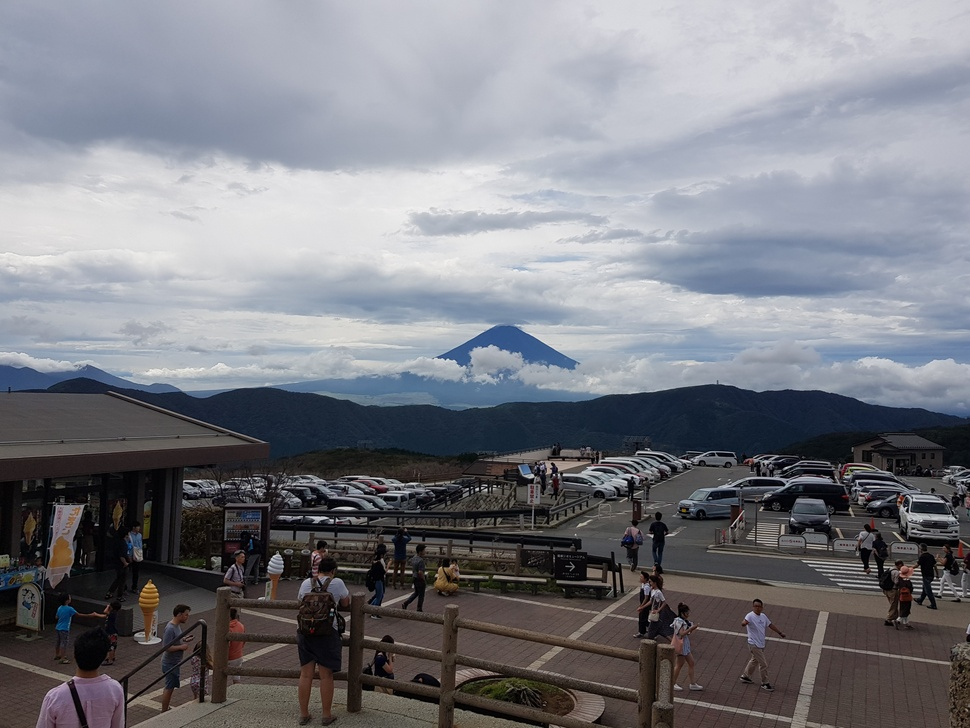
#> input picture testdata/20180901_134306.jpg, 970 x 728 px, shrunk from 3821 x 2867 before the run
$ python main.py --path testdata/20180901_134306.jpg   (older library calls are emulated)
#> lines starting #> are read from the running program, lines starting #| are printed output that depends on the picture
### _gradient.py
import cv2
import numpy as np
from scipy import ndimage

# [18 lines left out: functions prewitt, roberts, not called in this run]

# Different Edge Operator
def get_gradient(img_o, ksize, gtype):
    if gtype == 'scharr':
        X = cv2.Scharr(img_o, cv2.CV_32F, 1, 0) / 50.0
        Y = cv2.Scharr(img_o, cv2.CV_32F, 0, 1) / 50.0
    elif gtype == 'prewitt':
        X, Y = prewitt(img_o)
    elif gtype == 'sobel':
        X = cv2.Sobel(img_o,cv2.CV_32F,1,0,ksize=5)  / 50.0
        Y = cv2.Sobel(img_o,cv2.CV_32F,0,1,ksize=5)  / 50.0
    elif gtype == 'roberts':
        X, Y = roberts(img_o)
    else:
        print('Not suppported type!')
        exit()

    # Blur the Gradient to smooth the edge
    X = cv2.GaussianBlur(X, ksize, 0)
    Y = cv2.GaussianBlur(Y, ksize, 0)
    return X, Y

### main.py
import math
import shutil
import random
import argparse
import numpy as np
import cv2, imageio
import os, subprocess
from _gradient import get_gradient

def draw_order(h, w, scale):
    order = []
    for i in range(0, h, scale):
        for j in range(0, w, scale):
            y = random.randint(-scale // 2, scale // 2) + i
            x = random.randint(-scale // 2, scale // 2) + j
            order.append((y % h, x % w))
    return order

def main(args):

    import time
    brush_width = int(args.brush_width)
    quant = float(args.palette)    # Color come from palette(limited colours)

    img_path = args.path.rsplit(".", -1)

    if img_path[1] == 'gif':
        os.makedirs(img_path[0])
        # Convert gif into jpgs
        subprocess.call(('convert -verbose -coalesce %s %s/no.jpg' % (args.path, img_path[0])).split())
        imgs_path = [(img_path[0]+'/no-'+str(i)+'.jpg') for i in range(len(os.listdir(img_path[0])))]
    else:
        imgs_path = [args.path]

    # Process the image / gif
    result = []
    for path in imgs_path:
        print("\n" + path)
        img = cv2.imread(path)
#> img is the input picture: shape (728, 970, 3); mean B, G, R 131.1, 124.4, 123.1

        # Get the gradient of image (Using sobel, scharr, prewitt, or roberts)
        print("Gradient: "); s = time.time()
        r = 2 * int(img.shape[0] / 50) + 1
        Gx, Gy = get_gradient(cv2.cvtColor(img, cv2.COLOR_BGR2GRAY), (r, r), args.gradient)
#> in get_gradient, `X = cv2.GaussianBlur(X, ksize, 0)`:
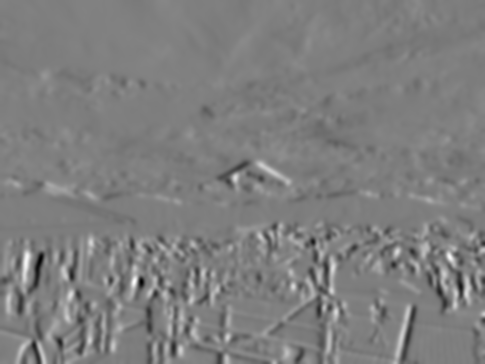
#> X: shape (728, 970) float32 (shown at 1/2 size); min -22.53, max 22.9, mean 0; drawn with min black and max white
#> in get_gradient, `Y = cv2.GaussianBlur(Y, ksize, 0)`:
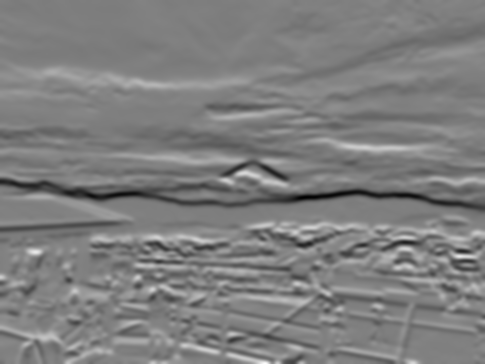
#> Y: shape (728, 970) float32 (shown at 1/2 size); min -28.89, max 28.5, mean -0.4; drawn with min black and max white
        Gh = np.sqrt(np.sqrt(np.square(Gx) + np.square(Gy)))    # Length of the ellipse
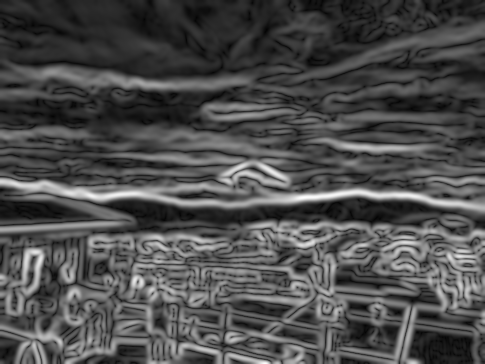
#> Gh: shape (728, 970) float32 (shown at 1/2 size); min 0.0388, max 5.41, mean 1.66; drawn with min black and max white
        Ga = (np.arctan2(Gy, Gx) / np.pi) * 180 + 90            # Angle of the ellipse
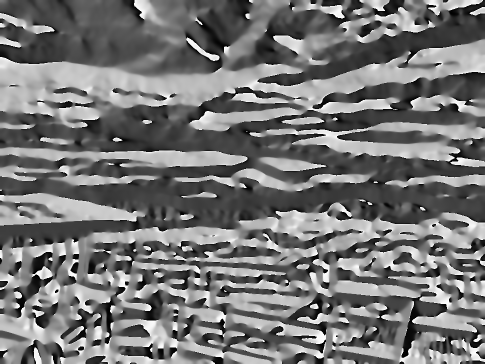
#> Ga: shape (728, 970) float32 (shown at 1/2 size); min -90, max 270, mean 76.8; drawn with min black and max white
        print("%.4f secs." % float(time.time() - s))

        print("Drawing"); s = time.time()
        canvas = cv2.medianBlur(img, 11)    # Make the image artlistic
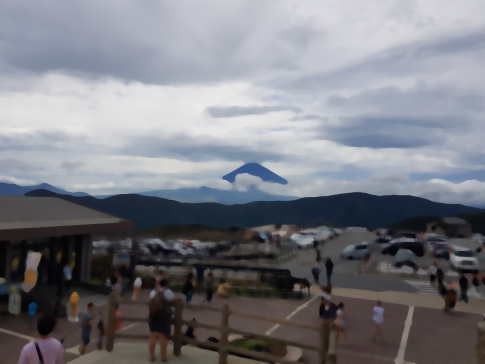
#> canvas: shape (728, 970, 3) (shown at 1/2 size); mean B, G, R 130.2, 123.4, 122.2
        order = draw_order(img.shape[0], img.shape[1], scale=brush_width*2)

        # Draw the ellipse
        colors = np.array(img, dtype=np.float)
        for i, (y, x) in enumerate(order):
            length = int(round(brush_width + brush_width * Gh[y, x]))
            # Select color
            if quant != 0: color = np.array([round(colors[y,x][0]/quant)*quant+random.randint(-5,5),
                round(colors[y,x][1]/quant)*quant+random.randint(-5,5), round(colors[y,x][2]/quant)*quant+random.randint(-5,5)], dtype=np.float)
            else: color = colors[y,x]

            cv2.ellipse(canvas, (x, y), (length, brush_width), Ga[y, x], 0, 360, color, -1, cv2.LINE_AA)
#> this loop made 7081 passes
#> (length, color) on passes 1 to 8: (8, [177, 161, 154]), (11, [55, 60, 75]), (9, [180, 164, 158]), (10, [183, 167, 161]), (10, [184, 168, 162]), (10, [182, 166, 160]), (8, [183, 167, 161]), (11, [92, 79, 101])
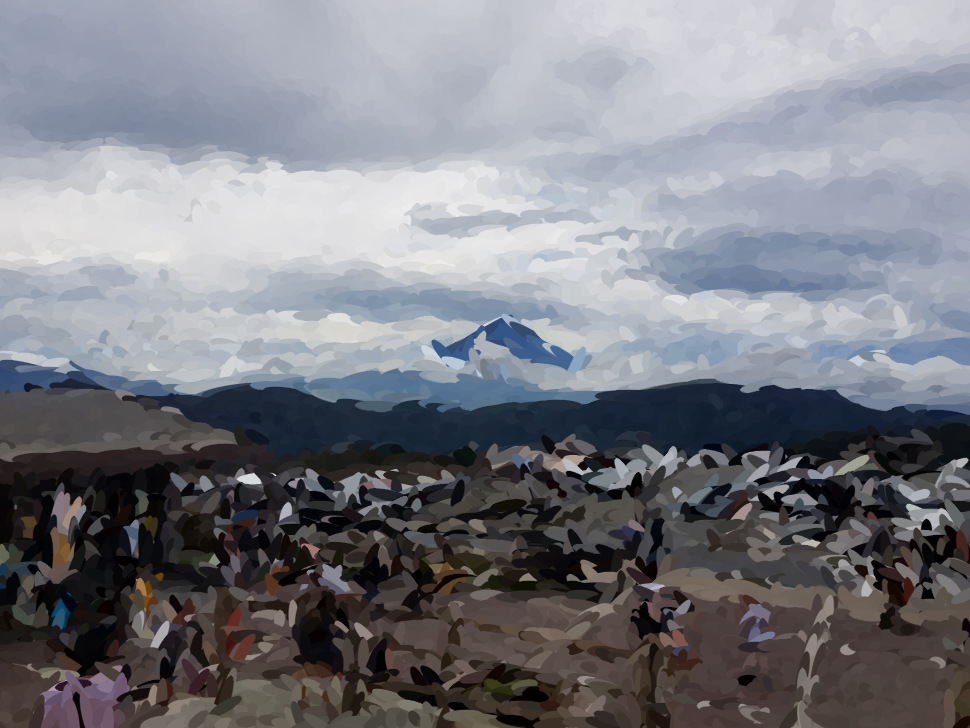
#> canvas: shape (728, 970, 3); mean B, G, R 130.9, 124.2, 122.9

        result.append(canvas)
        print("%.4f secs." % float(time.time() - s))

    # Output the result
    print("\nOutput the result")
    output_path = img_path[0]+'_result.'+img_path[1]
    if img_path[1] == 'gif':
        c, images = 0, []
        for canva in result:
            cv2.imwrite(img_path[0]+'/r-'+str(c)+'.jpg', canva); c += 1
        for i in range(c-1): images.append(imageio.imread(img_path[0]+'/r-'+str(i)+'.jpg'))
        from PIL import Image
        imageio.mimsave(output_path, images, duration=float(Image.open(args.path).info['duration']) / 1000)
        shutil.rmtree(img_path[0], ignore_errors=True)
    else:
        cv2.imwrite(output_path, result[0])

if __name__ == '__main__':
    parser = argparse.ArgumentParser()
    parser.add_argument('--brush_width', default=5, help="Scale of the brush strokes")
    parser.add_argument('--path', required=True, type=str, help="Target image path, gif of still image")
    parser.add_argument('--palette', default=0, help="Palette colours. 0 = Actual color")
    parser.add_argument('--gradient', default='sobel', help="Edge detection type. (sobel, scharr, prewitt, roberts)")
    args = parser.parse_args()
    main(args)

$ run again, on testdata/hallstadt_skywalk.jpg
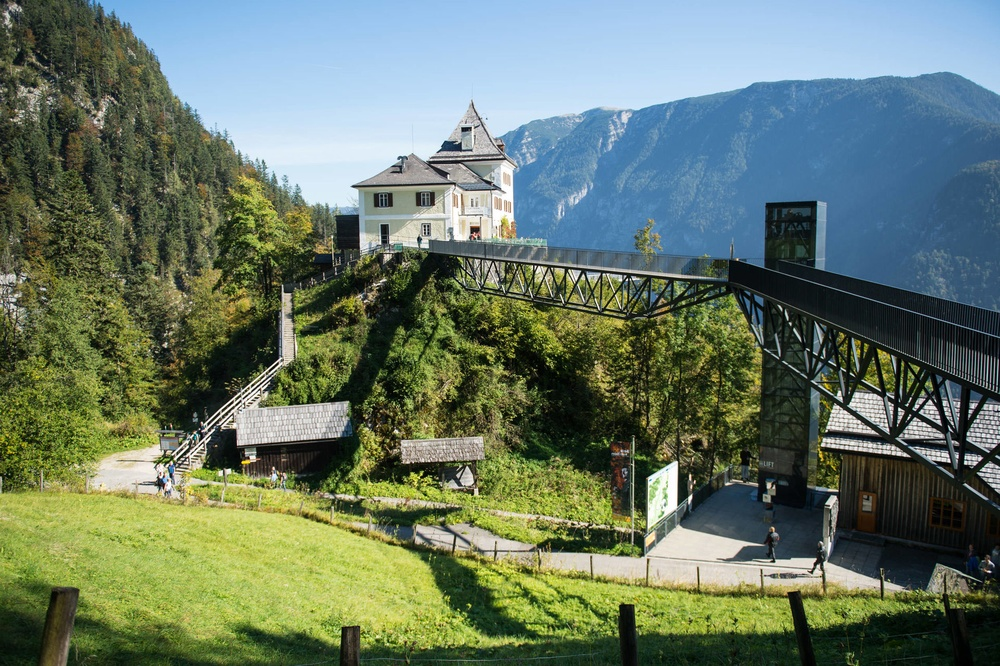
#> input picture testdata/hallstadt_skywalk.jpg, 1000 x 666 px, shrunk from 1920 x 1278 before the run
#> in main, img is the input picture: shape (666, 1000, 3); mean B, G, R 102.5, 120.4, 103.9
#> in main, `Ga = (np.arctan2(Gy, Gx) / np.pi) * 180 + 90`:
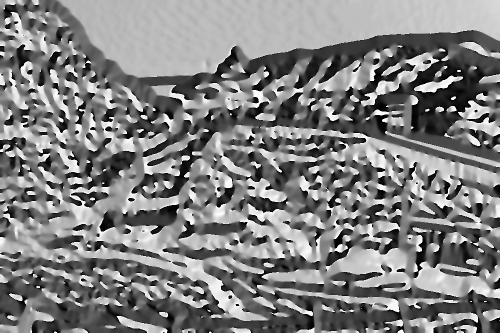
#> Ga: shape (666, 1000) float32 (shown at 1/2 size); min -90, max 270, mean 92.4; drawn with min black and max white
#> the loop in main, `for i, (y, x) in enumerate(order):` made 6700 passes
#> (length, color) on passes 1 to 8: (26, [26, 23, 15]), (10, [17, 33, 16]), (24, [56, 59, 57]), (12, [40, 54, 42]), (13, [37, 56, 47]), (14, [44, 55, 45]), (14, [64, 85, 76]), (25, [9, 32, 17])
#> after the loop in main, `for i, (y, x) in enumerate(order):`:
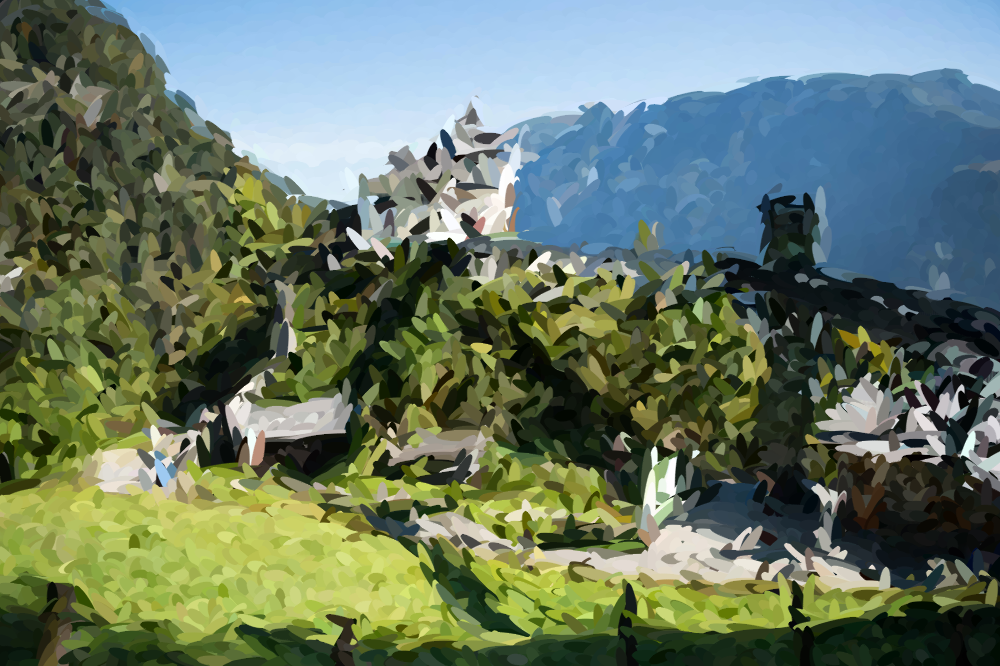
#> canvas: shape (666, 1000, 3); mean B, G, R 102, 120.4, 104

$ run again, on testdata/hallstadt_winter.jpg
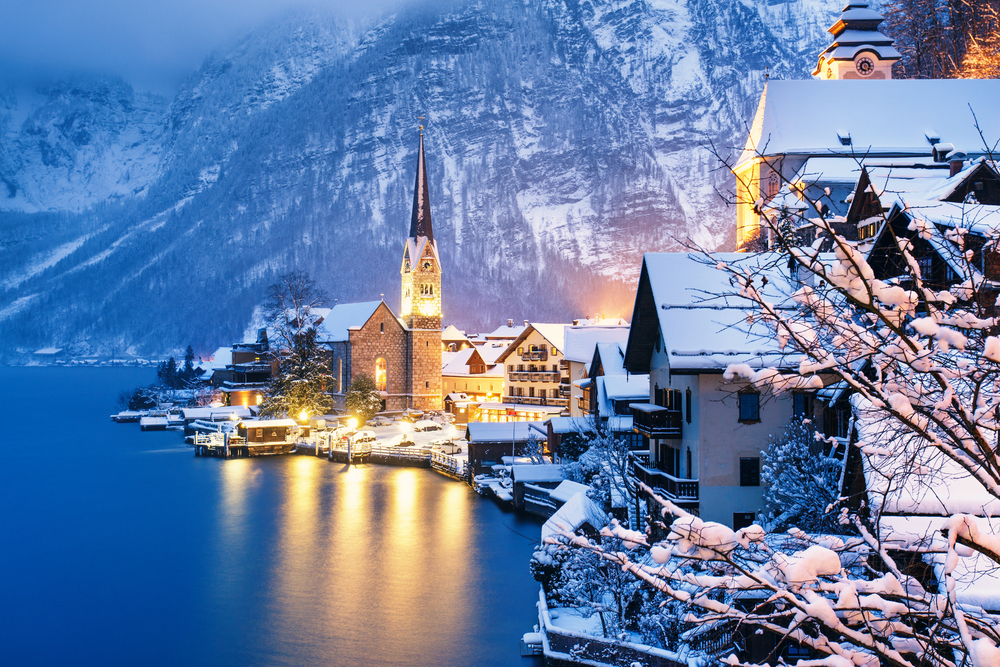
#> input picture testdata/hallstadt_winter.jpg, 1000 x 667 px
#> in main, img is the input picture: shape (667, 1000, 3); mean B, G, R 165.2, 126.2, 103.3
#> in main, `Ga = (np.arctan2(Gy, Gx) / np.pi) * 180 + 90`:
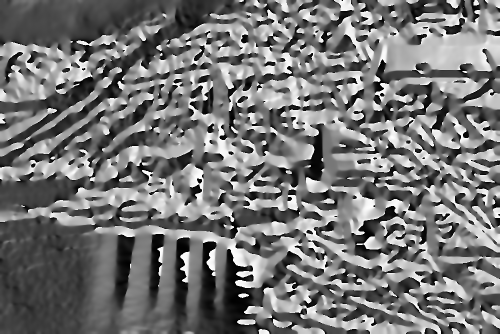
#> Ga: shape (667, 1000) float32 (shown at 1/2 size); min -90, max 270, mean 77.2; drawn with min black and max white
#> the loop in main, `for i, (y, x) in enumerate(order):` made 6700 passes
#> (length, color) on passes 1 to 8: (8, [213, 144, 87]), (8, [140, 60, 1]), (8, [209, 142, 85]), (8, [210, 143, 86]), (8, [211, 144, 89]), (8, [211, 145, 92]), (8, [209, 144, 89]), (7, [138, 60, 1])
#> after the loop in main, `for i, (y, x) in enumerate(order):`:
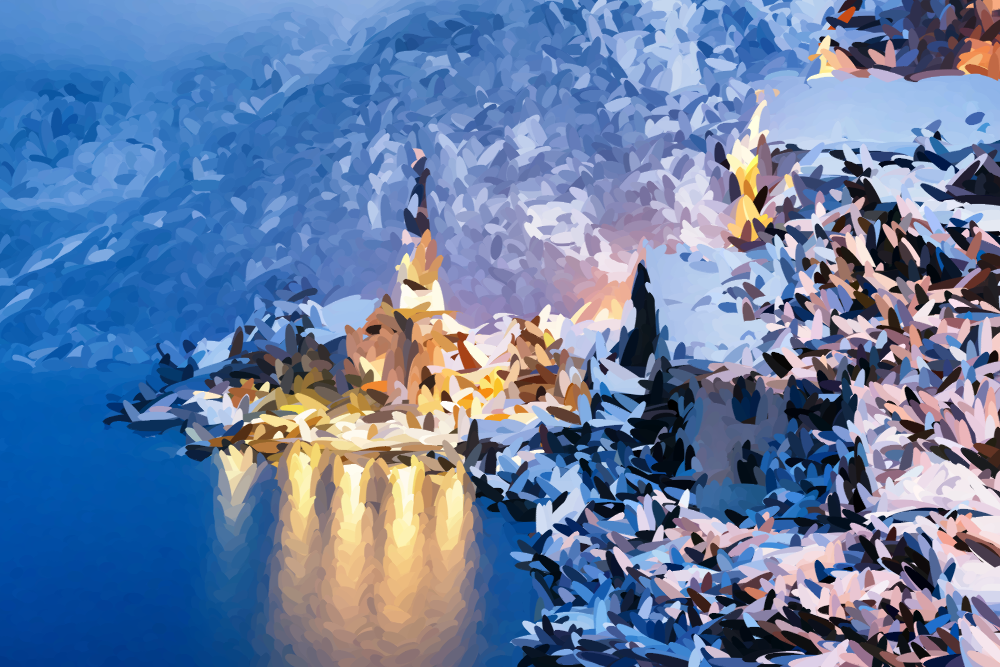
#> canvas: shape (667, 1000, 3); mean B, G, R 163.8, 125.4, 102.9
